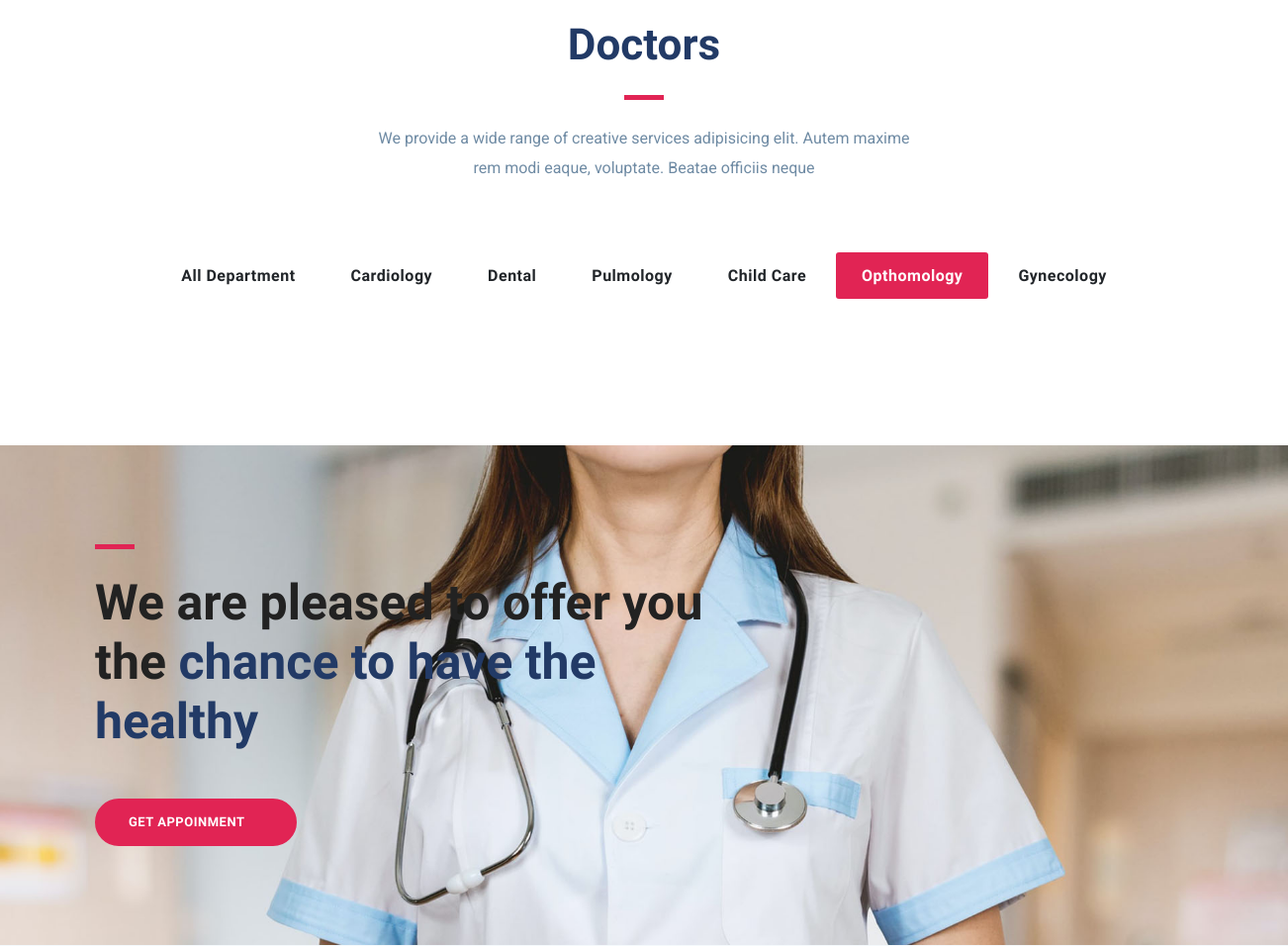
/opthomology/ (middle part), run on an earlier commit of the app's database.
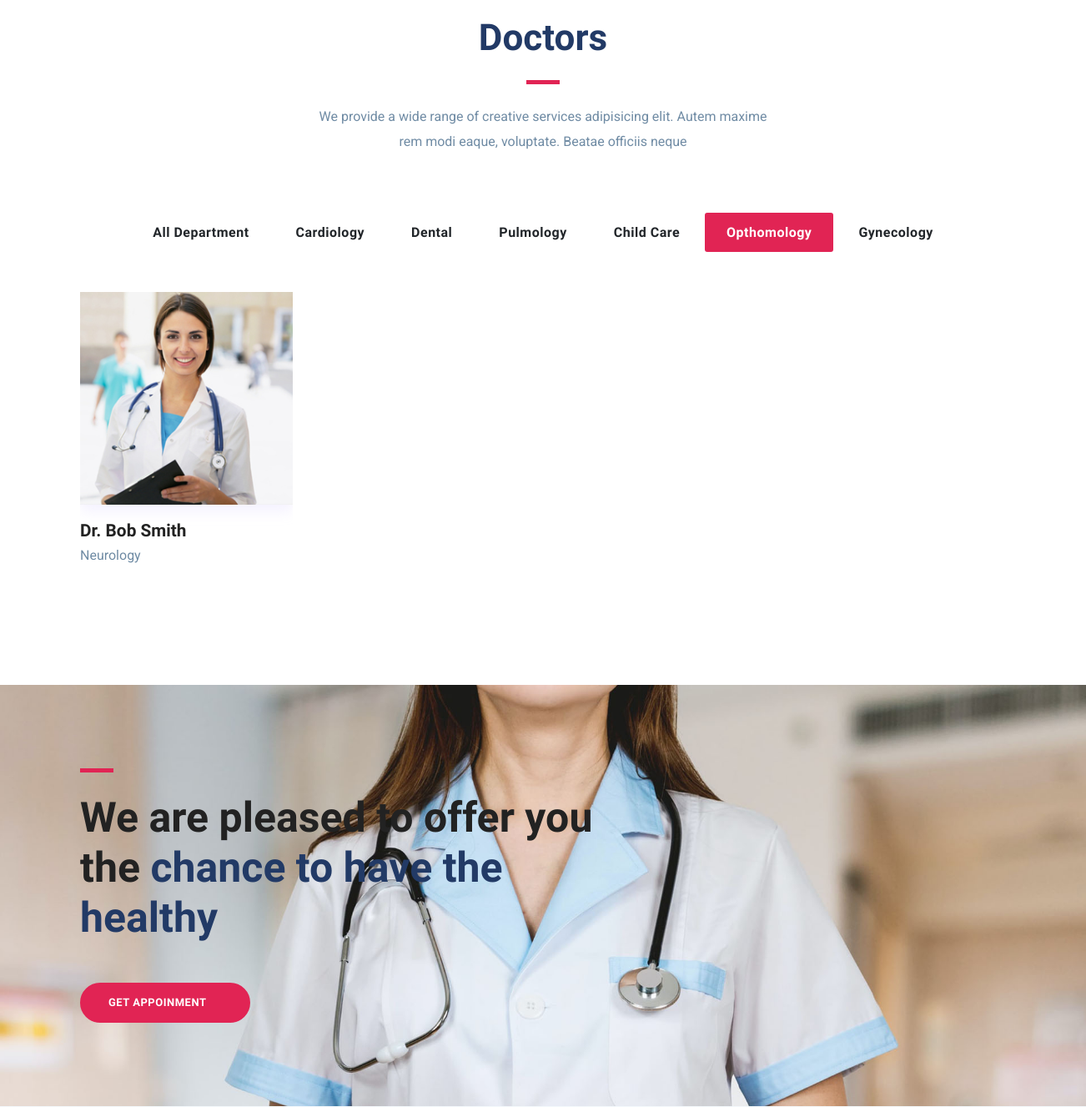
And on a later commit of the database.
### hospital/models.py (models this page shows, shortened)
class Doctor(models.Model):
    name = models.CharField(max_length=200)
    description = HTMLField()
    phone = models.CharField(max_length=20)
    image = models.ImageField(upload_to='doctor')
    specialist = models.CharField(max_length=200)
    department = models.ForeignKey(Department,on_delete=models.CASCADE,blank=True,null=True)
    slug = AutoSlugField(populate_from='name',null=True)

### hospital/views.py (the view)
# urls.py: path('opthomology/', opthomology_doctor_page, name='opthomology_doctors'),
def opthomology_doctor_page(request):
    department = get_object_or_404(Department, name='Opthomology')
    doctors = Doctor.objects.filter(department=department)
    context = {'doctors': doctors}
    return render(request, 'opthomology.html', context)

### hospital/templates/opthomology.html (shortened to what this page needs)
{% extends "base.html" %}
{% load static %}
{% block content %}
<section class="section doctors">
  <div class="container">
  	  <div class="row justify-content-center">
             <div class="col-lg-6 text-center">
                <div class="section-title">
                    <h2>Doctors</h2>
                    <div class="divider mx-auto my-4"></div>
                    <p>We provide a wide range of creative services adipisicing elit. Autem maxime rem modi eaque, voluptate. Beatae officiis neque </p>
                </div>
            </div>
        </div>
      <div class="col-12 text-center mb-5">
    <div class="btn-group btn-group-toggle" >
        <a href="{% url 'doctors' %}" class="btn ">
            <input type="radio" name="shuffle-filter"   />All Department
        </a>
        <a href="{% url 'cardiology_doctors' %}" class="btn">
            <input type="radio" name="shuffle-filter"  />Cardiology
        </a>
        <a href="{% url 'dental_doctors' %}" class="btn">
            <input type="radio" name="shuffle-filter" />Dental
        </a>
        <a href="{% url 'pulmology_doctors' %}" class="btn">
            <input type="radio" name="shuffle-filter" />Pulmology
        </a>
        <a href="{% url 'child_care_doctors' %}" class="btn">
            <input type="radio" name="shuffle-filter" />Child Care
        </a>
        <a href="{% url 'opthomology_doctors' %}" class="btn active">
            <input type="radio" name="shuffle-filter" checked="checked" />Opthomology
        </a>
        <a href="{% url 'gynecology_doctors' %}" class="btn">
            <input type="radio" name="shuffle-filter"  />Gynecology
    	  </a>
    	</div>
		</div>
    <div class="row shuffle-wrapper portfolio-gallery">
				{% for doctor in doctors %}
					<div class="col-lg-3 col-sm-6 col-md-6 mb-4 shuffle-item">
	      	<div class="position-relative doctor-inner-box">
		        <div class="doctor-profile">
	               <div class="doctor-img">
								 <a href="{% url 'doctor' doctor.slug %}">
	               		<img src="{{ doctor.image.url }}" alt="doctor-image" class="img-fluid w-100">
								 </a>
	               </div>
	            </div>
                <div class="content mt-3">
                	<h4 class="mb-0"><a href="{% url 'doctor' doctor.slug %}"> {{doctor.name}} </a></h4>
                	<p>{{doctor.specialist}} </p>
                </div>
	      	</div>
      	</div>
				{% endfor %}
    </div>
  </div>
</section>
<section class="section cta-page">
	<div class="container">
		<div class="row">
			<div class="col-lg-7">
				<div class="cta-content">
					<div class="divider mb-4"></div>
					<h2 class="mb-5 text-lg">We are pleased to offer you the <span class="title-color">chance to have the healthy</span></h2>
					<a href="{% url 'appointment' %}" class="btn btn-main-2 btn-round-full">Get appoinment<i class="icofont-simple-right  ml-2"></i></a>
				</div>
			</div>
		</div>
	</div>
</section>
{% endblock content %}

What changed in the data, as far as the page shows it:
added Doctor: image (picture), name "Dr. Bob Smith", specialist "Neurology"
